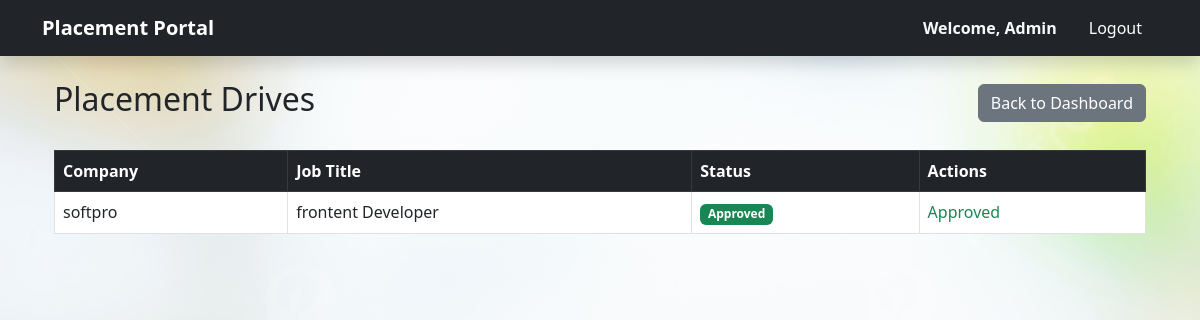
/admin/drives (signed in), run on an earlier commit of the app's database.
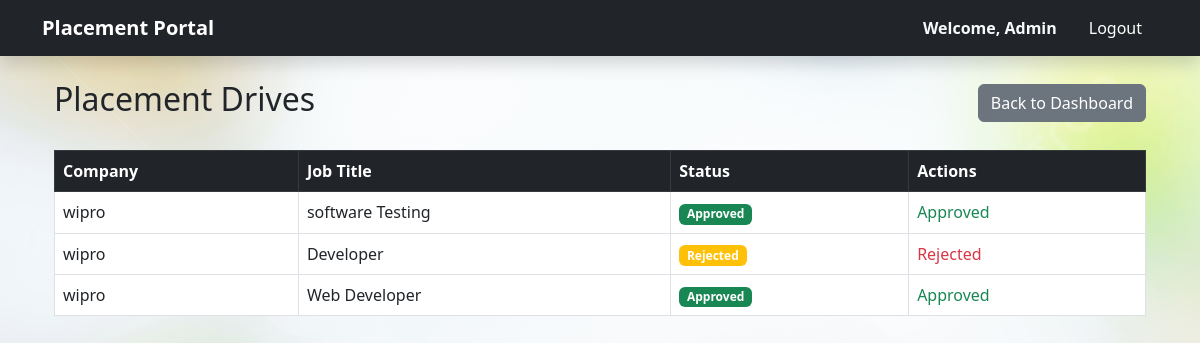
And on a later commit of the database.
### models.py (models this page shows)
class Drive(db.Model):
    id = db.Column(db.Integer, primary_key=True)
    company_id = db.Column(db.Integer, db.ForeignKey('company.id'), nullable=False)
    job_title = db.Column(db.String(100), nullable=False)
    description = db.Column(db.Text)
    salary = db.Column(db.Float)
    eligibility_criteria = db.Column(db.Text)
    application_deadline = db.Column(db.Date)
    status = db.Column(db.String(20), default='Pending')

class Company(db.Model):
    id = db.Column(db.Integer, primary_key=True)
    user_id = db.Column(db.Integer, db.ForeignKey('user.id'), nullable=False)
    name = db.Column(db.String(100), nullable=False)
    hr_contact = db.Column(db.String(120))
    website = db.Column(db.String(100))
    status = db.Column(db.String(20), default='Pending')
    drives = db.relationship(
        'Drive',
        backref='company',
        cascade="all, delete"
    )

### routes/admin_routes.py (the view)
@admin_bp.route('/drives')
def manage_drives():
    if not is_admin(): return redirect(url_for('auth.login'))
    drives = Drive.query.all()
    return render_template('admin/manage_drives.html', drives=drives)

### routes/admin_routes.py (called while the page is built)
def is_admin():
    return session.get('role') == 'admin'

### templates/admin/manage_drives.html
{% extends "base.html" %}
{% block content %}
<div class="container">
    <div class="d-flex justify-content-between align-items-center mb-4">
        <h2>Placement Drives</h2>
        <a href="{{ url_for('admin.dashboard') }}" class="btn btn-secondary">Back to Dashboard</a>
    </div>
    <table class="table table-bordered">
        <thead class="table-dark">
            <tr>
                <th>Company</th>
                <th>Job Title</th>
                <th>Status</th>
                <th>Actions</th>
            </tr>
        </thead>
        <tbody>
            {% for drive in drives %}
            <tr>
                <td>{{ drive.company.name }}</td>
                <td>{{ drive.job_title }}</td>
                <td>
                    <span class="badge {% if drive.status == 'Approved' %}bg-success{% else %}bg-warning{% endif %}">
                        {{ drive.status }}
                    </span>
                </td>
                <td>
                    {% if drive.status == 'Pending' %}
                    <a href="{{ url_for('admin.approve_drive', id=drive.id) }}"
                        class="btn btn-sm btn-success">Approve</a>
                    <a href="{{ url_for('admin.reject_drive', id=drive.id) }}" class="btn btn-sm btn-danger">Reject</a>
                    {% elif drive.status == "Approved" %}
                    <span class="text-success">Approved</span>
                    {% else %}
                    <span class="text-danger">Rejected</span>
                    {% endif %}
                </td>
            </tr>
            {% else %}
            <tr>
                <td colspan="4" class="text-center">No drives found.</td>
            </tr>
            {% endfor %}
        </tbody>
    </table>
</div>
{% endblock %}

What changed in the data, as far as the page shows it:
changed Drive: company.name "softpro" → "wipro"; job_title "frontent Developer" → "software Testing"
added Drive: company.name "wipro", job_title "Developer", status "Rejected"
added Drive: company.name "wipro", job_title "Web Developer", status "Approved"
